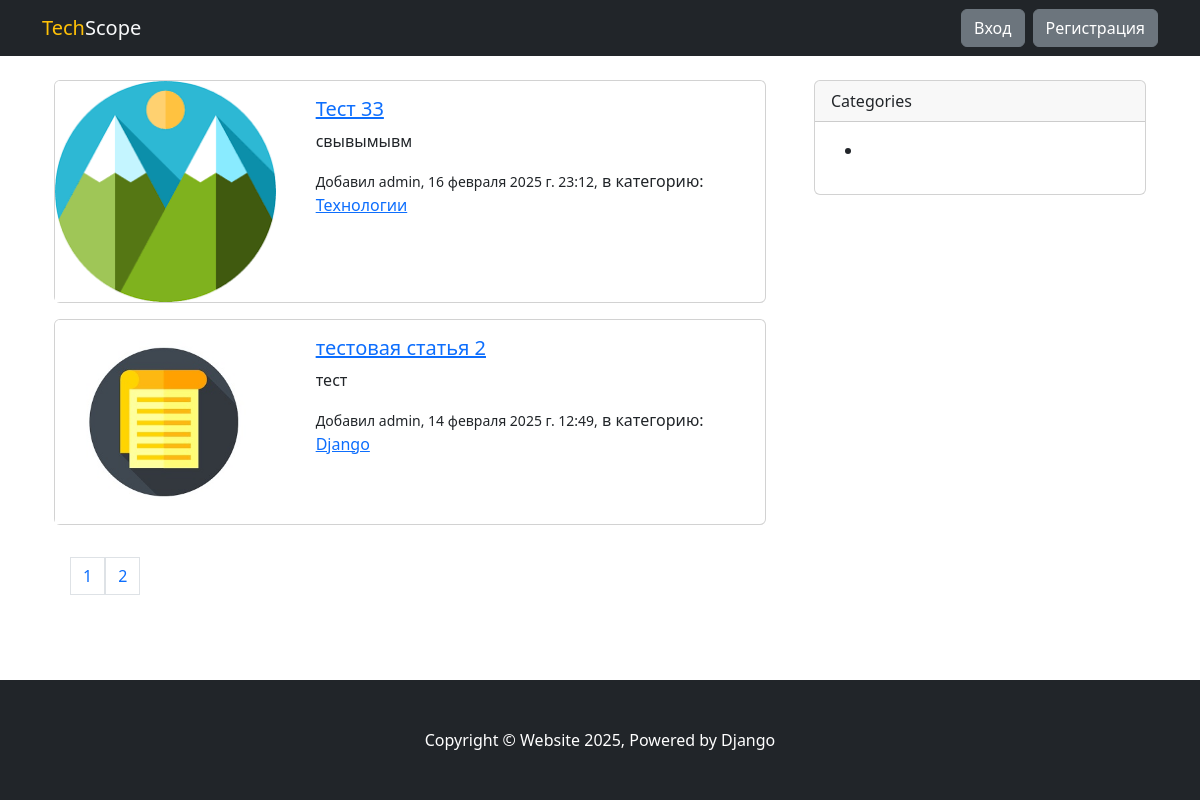
The app's page /, older data.
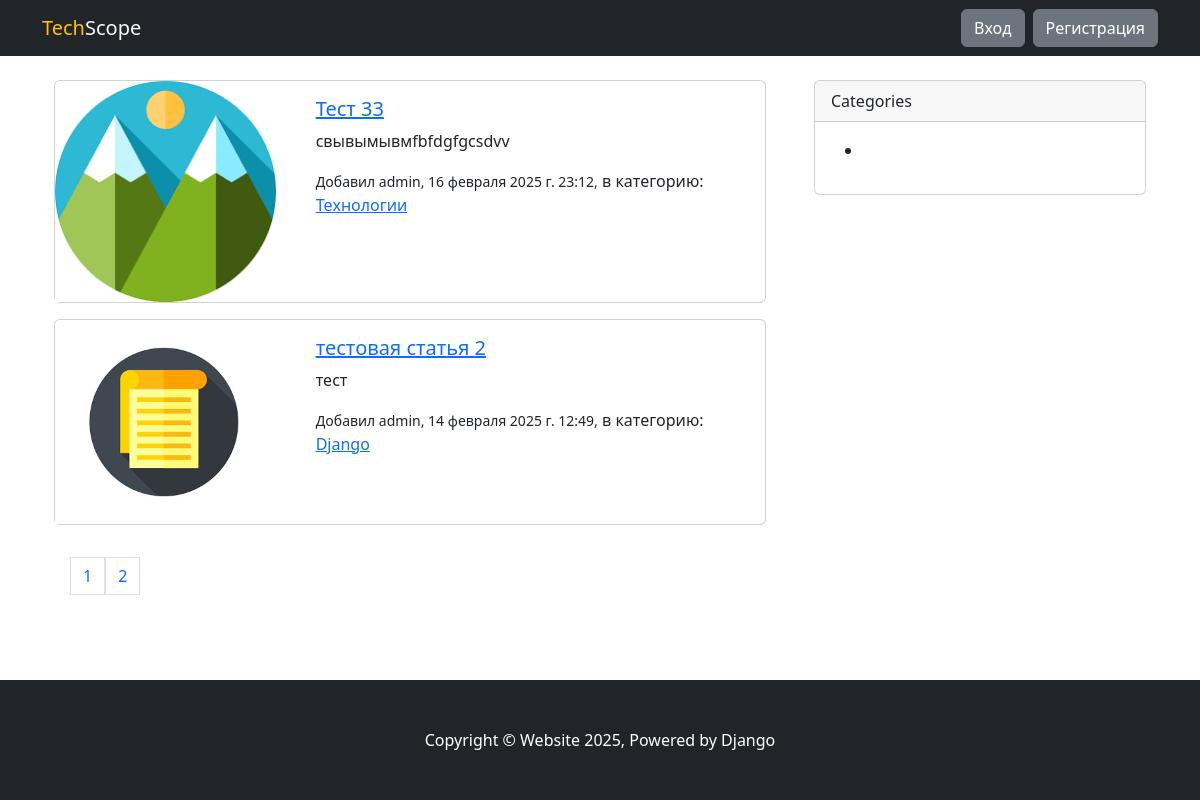
The same page, newer data.
### apps/news/models.py (models this page shows, shortened)
class Post(models.Model):
    STATUS_OPTIONS = (
        ('published', 'Опубликовано'),
        ('draft', 'Черновик')
    )
    title = models.CharField(verbose_name='Название записи', max_length=255)
    slug = models.SlugField(verbose_name='URL', max_length=255, blank=True)
    description = models.TextField(verbose_name='Краткое описание', max_length=500)
    text = models.TextField(verbose_name='Полный текст записи')
    category = TreeForeignKey('Category', on_delete=models.PROTECT, related_name='posts', verbose_name='Категория')
    thumbnail = models.ImageField(default='default.jpg',
                                  verbose_name='Изображжение записи',
                                  blank=True,
                                  upload_to='images/thumbnails/',
                                  validators=[FileExtensionValidator(allowed_extensions=('png', 'jpg', 'webp', 'jpeg', 'gif'))]
                                  )
    status = models.CharField(choices=STATUS_OPTIONS, default='published', verbose_name='Статус записи', max_length=10)
    create = models.DateTimeField(auto_now_add=True, verbose_name='Время добавления')
    update = models.DateTimeField(auto_now=True, verbose_name='Время обновления')
    author = models.ForeignKey(to=User, verbose_name='Автор', on_delete=models.SET_DEFAULT, related_name='author_posts', default=1)
    updater = models.ForeignKey(to=User, verbose_name='Обновил', on_delete=models.SET_NULL, null=True,
                                related_name='updater_posts', blank=True)
    fixed = models.BooleanField(verbose_name='Прикреплено', default=False)
    objects = models.Manager()
    custom = PostManager()
    class Meta:
        db_table = 'news_post'
        ordering = ['-fixed', '-create']
        indexes = [models.Index(fields=['-fixed', '-create', 'status'])]
        verbose_name = 'Статья'
        verbose_name_plural = 'Статьи'
    def get_absolute_url(self):
        return reverse('post_detail', kwargs={'slug': self.slug})

class Category(MPTTModel):
    title = models.CharField(max_length=255, verbose_name='Название категории')
    slug = models.SlugField(max_length=255, verbose_name='URL категории', blank=True)
    description = models.TextField(verbose_name='Описание категории', max_length=300)
    parent = TreeForeignKey('self',
                            on_delete=models.CASCADE,
                            null=True,
                            blank=True,
                            related_name='children',
                            db_index=True,
                            verbose_name='Родительская категория'
                            )
    class MPTTMeta:
        order_insertion_by = ('title',)
    class Meta:
        verbose_name = 'Категория'
        verbose_name_plural = 'Категории'
        db_table = 'app_categories'
    def get_absolute_url(self):
        return reverse('post_by_category', kwargs={'slug': self.slug})

### apps/news/views.py (the view)
# urls.py: path('', PostListView.as_view(), name='home'),
class PostListView(ListView):
    model = Post
    template_name = 'news/post_list.html'
    context_object_name = 'posts'
    paginate_by = 2
    queryset = Post.custom.all()
    def get_context_data(self, **kwargs):
        context = super().get_context_data(**kwargs)
        context['title'] = 'Главная страница'
        return context

### templates/news/post_list.html
{% extends 'main.html' %}
{% block content %}
    {% for post in posts %}
        <div class="card mb-3">
            <div class="row">
                <div class="col-4">
                    {% if post.thumbnail %}
                        <img src="{{ post.thumbnail.url }}" class="card-img-top" alt="{{ post.title }}">
                    {% else %}
                        <div class="d-flex align-items-center justify-content-center h-100">
                            <p>Нет изображения</p>
                        </div>
                    {% endif %}
                </div>
                <div class="col-8">
                    <div class="card-body">
                        <h5 class="card-title">
                            <a href="{{ post.get_absolute_url }}">{{ post.title }}</a>
                        </h5>
                        <p class="card-text">{{ post.description }}</p>
                        <small>Добавил {{ post.author.username }}, {{ post.create }},</small>
                        в категорию: <a href="{{ post.category.get_absolute_url }}">{{ post.category.title }}</a>
                    </div>
                </div>
            </div>
        </div>
    {% endfor %}
{% endblock %}

Row changes from the older to the newer data that the page shows:
changed Post "Тест 33": description "свывымывм" → "свывымывмfbfdgfgcsdvv"
